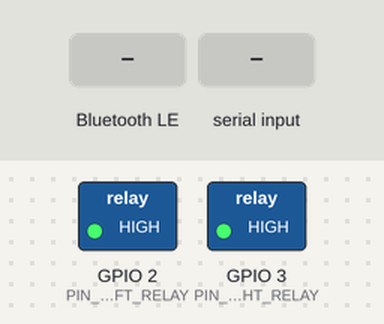
Bench run of a sketch on a simulated ESP32-C3. Shown: switched loads named in the sketch (green lamp = pin HIGH). Dashed ring = blinking. The inputs (shaded band) are chosen by the test bench. Nothing arrives over Bluetooth unless stated; a phone connects over Bluetooth LE 3 s after start; what the sketch prints to the serial monitor is not drawn.

Above: at 1.2 s.
1.3 s: Bluetooth LE write "RIGHT_ON" received
At 1.51 s:
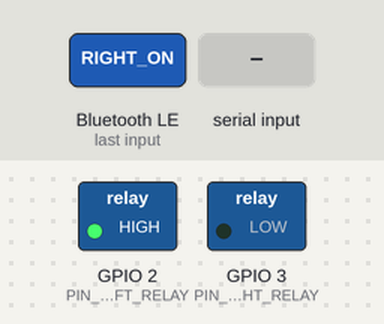
4.3 s: "LEFT_ON\n" received over Serial
At 4.5 s:
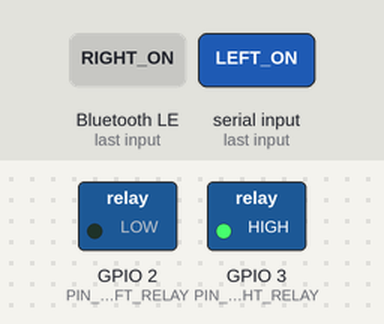
7.3 s: Bluetooth LE write "RIGHT" received
At 7.91 s:
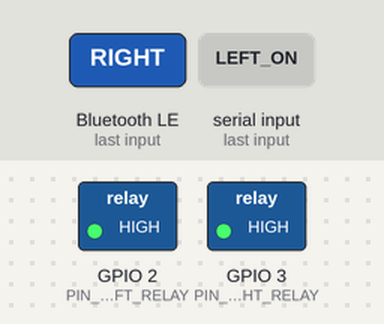
10.3 s: "LEFT\n" received over Serial
At 10.9 s:
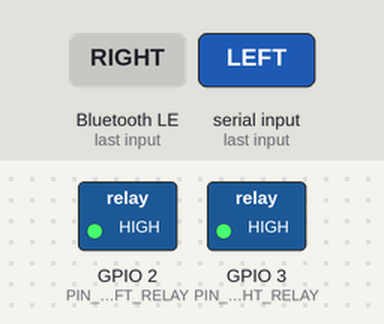
13.3 s: Bluetooth LE write "LEFT_ON" received
16.3 s: "RIGHT_ON\n" received over Serial
At 16.9 s:
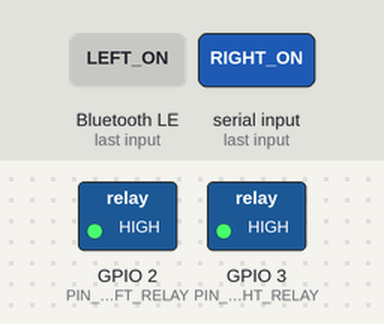
Timing chart, 0 to 20.3 s (numbered marks = the images above; inputs shaded):
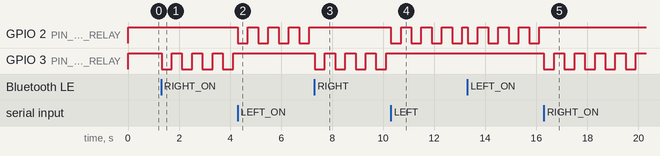

The sketch:

rodeway_ble_indicator.ino
```cpp
/*
 * ============================================================
 *  Rodeway — ESP32 SuperMini BLE Turn Indicator Firmware
 *  (2-Channel Relay Module + 12V Bike Indicator Bulbs)
 * ============================================================
 *
 *  Commands received from the Rodeway Flutter app:
 *    RIGHT_ON  → Right indicator bulb blink ON
 *    LEFT_ON   → Left indicator bulb blink ON
 *    ALL_OFF   → All relays OFF (bulbs OFF)
 *
 *  BLE Config (must match ble_service.dart):
 *    Service UUID       : 4fafc201-1fb5-459e-8fcc-c5c9c331914b
 *    Characteristic UUID: beb5483e-36e1-4688-b7f5-ea07361b26a8
 *
 * ────────────────────────────────────────────────────────────
 *  WIRING DIAGRAM — 2-Channel Relay Module (with Optocoupler)
 * ────────────────────────────────────────────────────────────
 *
 *  ┌───────────────────┐
 *  │  ESP32C3 SuperMini│
 *  │                   │
 *  │  GPIO 2 ──────────┼──→ IN1 (Relay Module)  → LEFT Relay
 *  │  GPIO 3 ──────────┼──→ IN2 (Relay Module)  → RIGHT Relay
 *  │  GND ─────────────┼──→ GND (Relay Module)
 *  │  5V / VIN ────────┼──→ VCC (Relay Module, 5V power)
 *  └───────────────────┘
 *
 *  ┌─────────────────────────────────────────────────────┐
 *  │           2-Channel Relay Module                    │
 *  │                                                     │
 *  │  Relay 1 (LEFT):                                    │
 *  │    COM1 ──→ 12V Battery (+)                         │
 *  │    NO1  ──→ LEFT Indicator Bulb (+) wire            │
 *  │    NC1  ──→ (not connected)                         │
 *  │                                                     │
 *  │  Relay 2 (RIGHT):                                   │
 *  │    COM2 ──→ 12V Battery (+)                         │
 *  │    NO2  ──→ RIGHT Indicator Bulb (+) wire           │
 *  │    NC2  ──→ (not connected)                         │
 *  └─────────────────────────────────────────────────────┘
 *
 *  Indicator Bulbs:
 *    LEFT Bulb  (-) wire ──→ 12V Battery (-)  / Chassis GND
 *    RIGHT Bulb (-) wire ──→ 12V Battery (-)  / Chassis GND
 *
 *  Terminal Explanation:
 *    COM = Common (always connected to 12V+)
 *    NO  = Normally Open (connects to COM when relay is ON)
 *    NC  = Normally Closed (connects to COM when relay is OFF)
 *
 * ────────────────────────────────────────────────────────────
 *  IMPORTANT NOTES:
 *    • Most relay modules with optocoupler are ACTIVE LOW:
 *      - LOW  = Relay ON  (circuit closed, bulb lights up)
 *      - HIGH = Relay OFF (circuit open, bulb is off)
 *    • If your relay module is ACTIVE HIGH (rare), change
 *      RELAY_ACTIVE_LOW to false below.
 *    • Use NO (Normally Open) terminal so bulbs are OFF by
 *      default when ESP32 is powered off (safety).
 * ────────────────────────────────────────────────────────────
 *
 *  Library required:
 *    ESP32 BLE Arduino (built-in with ESP32 board package)
 *
 *  Board: ESP32C3 SuperMini (or any ESP32 variant)
 * ============================================================
 */

#include <BLEDevice.h>
#include <BLEServer.h>
#include <BLEUtils.h>
#include <BLE2902.h>

// ── Relay Module Configuration ──────────────────────────────
// 2-Channel Relay Module: only 1 signal pin per relay channel
#define PIN_LEFT_RELAY   2    // GPIO 2 → IN1 → Relay 1 (Left Indicator)
#define PIN_RIGHT_RELAY  3    // GPIO 3 → IN2 → Relay 2 (Right Indicator)

// Most optocoupler relay modules are ACTIVE LOW
// Set to false if your module is ACTIVE HIGH
#define RELAY_ACTIVE_LOW true

// Helper macros for relay control (handles active-low/high logic)
#if RELAY_ACTIVE_LOW
  #define RELAY_ON   LOW    // LOW  = relay energized = bulb ON
  #define RELAY_OFF  HIGH   // HIGH = relay released  = bulb OFF
#else
  #define RELAY_ON   HIGH   // HIGH = relay energized = bulb ON
  #define RELAY_OFF  LOW    // LOW  = relay released  = bulb OFF
#endif

// ── BLE UUIDs (must match ble_service.dart) ───────────────
#define SERVICE_UUID        "4fafc201-1fb5-459e-8fcc-c5c9c331914b"
#define CHARACTERISTIC_UUID "beb5483e-36e1-4688-b7f5-ea07361b26a8"

// ── Forward Declarations ──────────────────────────────────
void allOff();
void handleBlink();

// ── BLE Globals ────────────────────────────────────────────
BLEServer*         pServer         = nullptr;
BLECharacteristic* pCharacteristic = nullptr;
bool               deviceConnected = false;
bool               oldConnected    = false;

// ── Blink state (for indicator flashing) ──────────────────
enum IndicatorState { IDLE, RIGHT_BLINK, LEFT_BLINK };
IndicatorState indicatorState = IDLE;

unsigned long lastBlinkTime  = 0;
bool          blinkOn        = false;
const int     BLINK_INTERVAL = 400; // ms — blink speed (bike indicator style)

// ──────────────────────────────────────────────────────────
//  BLE Server Callbacks — connection events
// ──────────────────────────────────────────────────────────
class ServerCallbacks : public BLEServerCallbacks {
  void onConnect(BLEServer* pServer) override {
    deviceConnected = true;
    Serial.println("[BLE] Phone connected ✓");
  }

  void onDisconnect(BLEServer* pServer) override {
    deviceConnected = false;
    Serial.println("[BLE] Phone disconnected");
    allOff();  // Safety: turn off all relays on disconnect
  }
};

// ──────────────────────────────────────────────────────────
//  BLE Characteristic Callbacks — command received
// ──────────────────────────────────────────────────────────
class CharacteristicCallbacks : public BLECharacteristicCallbacks {
  void onWrite(BLECharacteristic* pCharacteristic) override {
    String value = pCharacteristic->getValue().c_str();
    value.trim();

    Serial.print("[CMD] Received: ");
    Serial.println(value);

    if (value == "RIGHT_ON" || value == "RIGHT") {
      indicatorState = RIGHT_BLINK;
      blinkOn = true;
      lastBlinkTime = millis();
      digitalWrite(PIN_LEFT_RELAY,  RELAY_OFF);
      digitalWrite(PIN_RIGHT_RELAY, RELAY_ON); // Instant turn ON Relay 2
      Serial.println("[CMD] → RIGHT indicator ON (Relay 2 active)");
    }
    else if (value == "LEFT_ON" || value == "LEFT") {
      indicatorState = LEFT_BLINK;
      blinkOn = true;
      lastBlinkTime = millis();
      digitalWrite(PIN_RIGHT_RELAY, RELAY_OFF);
      digitalWrite(PIN_LEFT_RELAY,  RELAY_ON); // Instant turn ON Relay 1
      Serial.println("[CMD] → LEFT indicator ON (Relay 1 active)");
    }
    else if (value == "ALL_OFF" || value == "OFF") {
      indicatorState = IDLE;
      allOff();
      Serial.println("[CMD] → ALL OFF (both relays OFF)");
    }
    else {
      Serial.println("[CMD] Unknown command — ignored");
    }
  }
};

// ──────────────────────────────────────────────────────────
//  Helper: Turn off all relays immediately
// ──────────────────────────────────────────────────────────
void allOff() {
  digitalWrite(PIN_LEFT_RELAY,  RELAY_OFF);
  digitalWrite(PIN_RIGHT_RELAY, RELAY_OFF);
  blinkOn = false;
}

// ──────────────────────────────────────────────────────────
//  Helper: Handle indicator blinking in loop()
// ──────────────────────────────────────────────────────────
void handleBlink() {
  if (indicatorState == IDLE) return;

  unsigned long now = millis();
  if (now - lastBlinkTime >= BLINK_INTERVAL) {
    lastBlinkTime = now;
    blinkOn = !blinkOn;

    if (indicatorState == RIGHT_BLINK) {
      // Right relay toggles, left relay stays OFF
      digitalWrite(PIN_RIGHT_RELAY, blinkOn ? RELAY_ON : RELAY_OFF);
      digitalWrite(PIN_LEFT_RELAY,  RELAY_OFF);
    }
    else if (indicatorState == LEFT_BLINK) {
      // Left relay toggles, right relay stays OFF
      digitalWrite(PIN_LEFT_RELAY,  blinkOn ? RELAY_ON : RELAY_OFF);
      digitalWrite(PIN_RIGHT_RELAY, RELAY_OFF);
    }
  }
}

// ──────────────────────────────────────────────────────────
//  Setup
// ──────────────────────────────────────────────────────────
void setup() {
  Serial.begin(115200);
  Serial.setTimeout(50);
  Serial.println("\n[Rodeway] ESP32 BLE Turn Indicator (Relay Module) starting...");

  // GPIO setup — only 2 pins needed for 2-channel relay
  pinMode(PIN_LEFT_RELAY,  OUTPUT);
  pinMode(PIN_RIGHT_RELAY, OUTPUT);
  allOff();  // Ensure both relays are OFF at boot

  Serial.println("[HW] Relay module configured:");
  Serial.println("  GPIO 2 → IN1 → Relay 1 (LEFT indicator)");
  Serial.println("  GPIO 3 → IN2 → Relay 2 (RIGHT indicator)");
  Serial.print("  Relay logic: ");
  Serial.println(RELAY_ACTIVE_LOW ? "ACTIVE LOW (LOW=ON)" : "ACTIVE HIGH (HIGH=ON)");

  // ── BLE Init ──
  BLEDevice::init("ESP32 Rodeway");   // Device name visible during BLE scan

  pServer = BLEDevice::createServer();
  pServer->setCallbacks(new ServerCallbacks());

  // Create BLE Service
  BLEService* pService = pServer->createService(SERVICE_UUID);

  // Create BLE Characteristic (WRITE + NOTIFY)
  pCharacteristic = pService->createCharacteristic(
    CHARACTERISTIC_UUID,
    BLECharacteristic::PROPERTY_WRITE |
    BLECharacteristic::PROPERTY_WRITE_NR |
    BLECharacteristic::PROPERTY_NOTIFY
  );
  pCharacteristic->addDescriptor(new BLE2902());
  pCharacteristic->setCallbacks(new CharacteristicCallbacks());

  // Start service & advertising
  pService->start();

  BLEAdvertising* pAdvertising = BLEDevice::getAdvertising();
  pAdvertising->addServiceUUID(SERVICE_UUID);  // Advertise UUID for app to find
  pAdvertising->setScanResponse(true);
  pAdvertising->setMinPreferred(0x06); // 7.5ms (Low latency BLE interval)
  pAdvertising->setMaxPreferred(0x12); // 22.5ms
  BLEDevice::startAdvertising();

  Serial.println("[BLE] Advertising started — waiting for Rodeway app...");
  Serial.println("[BLE] Device name: ESP32 Rodeway");
}

// ──────────────────────────────────────────────────────────
//  Loop
// ──────────────────────────────────────────────────────────
void loop() {
  // Handle relay blinking for indicators
  handleBlink();

  // Check for Serial commands (for testing without phone)
  if (Serial.available()) {
    String cmd = Serial.readStringUntil('\n');
    cmd.trim();
    cmd.toUpperCase();

    if (cmd == "RIGHT_ON" || cmd == "RIGHT") {
      indicatorState = RIGHT_BLINK;
      blinkOn = true;
      lastBlinkTime = millis();
      digitalWrite(PIN_LEFT_RELAY,  RELAY_OFF);
      digitalWrite(PIN_RIGHT_RELAY, RELAY_ON);
      Serial.println("[SERIAL] → RIGHT indicator ON (Relay 2 active)");
    }
    else if (cmd == "LEFT_ON" || cmd == "LEFT") {
      indicatorState = LEFT_BLINK;
      blinkOn = true;
      lastBlinkTime = millis();
      digitalWrite(PIN_RIGHT_RELAY, RELAY_OFF);
      digitalWrite(PIN_LEFT_RELAY,  RELAY_ON);
      Serial.println("[SERIAL] → LEFT indicator ON (Relay 1 active)");
    }
    else if (cmd == "ALL_OFF" || cmd == "OFF") {
      indicatorState = IDLE;
      allOff();
      Serial.println("[SERIAL] → ALL OFF (both relays OFF)");
    }
    else if (cmd == "TEST") {
      // Quick test: toggle both relays once
      Serial.println("[TEST] Toggling LEFT relay...");
      digitalWrite(PIN_LEFT_RELAY, RELAY_ON);
      delay(500);
      digitalWrite(PIN_LEFT_RELAY, RELAY_OFF);
      delay(300);
      Serial.println("[TEST] Toggling RIGHT relay...");
      digitalWrite(PIN_RIGHT_RELAY, RELAY_ON);
      delay(500);
      digitalWrite(PIN_RIGHT_RELAY, RELAY_OFF);
      Serial.println("[TEST] Done ✓");
    }
    else if (cmd == "STATUS") {
      Serial.println("─── Relay Status ───");
      Serial.print("  Left Relay (GPIO 2):  ");
      Serial.println(digitalRead(PIN_LEFT_RELAY) == RELAY_ON ? "ON" : "OFF");
      Serial.print("  Right Relay (GPIO 3): ");
      Serial.println(digitalRead(PIN_RIGHT_RELAY) == RELAY_ON ? "ON" : "OFF");
      Serial.print("  Indicator State: ");
      Serial.println(indicatorState == IDLE ? "IDLE" :
                     indicatorState == LEFT_BLINK ? "LEFT BLINK" : "RIGHT BLINK");
      Serial.println("────────────────────");
    }
  }

  // Restart advertising after disconnect (so app can reconnect)
  if (!deviceConnected && oldConnected) {
    delay(500);
    pServer->startAdvertising();
    Serial.println("[BLE] Restarted advertising — ready to reconnect");
    oldConnected = false;
  }

  if (deviceConnected && !oldConnected) {
    oldConnected = true;
  }
}
```

Measured:
- after the input at 1.3 s, GPIO 3 (PIN_RIGHT_RELAY): alternates HIGH for 0.40 s and LOW for 0.40 s, starting at once
- after the input at 4.3 s, GPIO 2 (PIN_LEFT_RELAY): alternates HIGH for 0.40 s and LOW for 0.40 s, starting at once; GPIO 3 (PIN_RIGHT_RELAY): stops changing and stays HIGH
- after the input at 7.3 s, GPIO 2 (PIN_LEFT_RELAY): stops changing and stays HIGH; GPIO 3 (PIN_RIGHT_RELAY): alternates HIGH for 0.40 s and LOW for 0.40 s, starting at once
- after the input at 10.3 s, GPIO 2 (PIN_LEFT_RELAY): alternates HIGH for 0.40 s and LOW for 0.40 s, starting at once; GPIO 3 (PIN_RIGHT_RELAY): stops changing and stays HIGH
- after the input at 16.3 s, GPIO 2 (PIN_LEFT_RELAY): stops changing and stays HIGH; GPIO 3 (PIN_RIGHT_RELAY): alternates HIGH for 0.40 s and LOW for 0.40 s, starting at once
